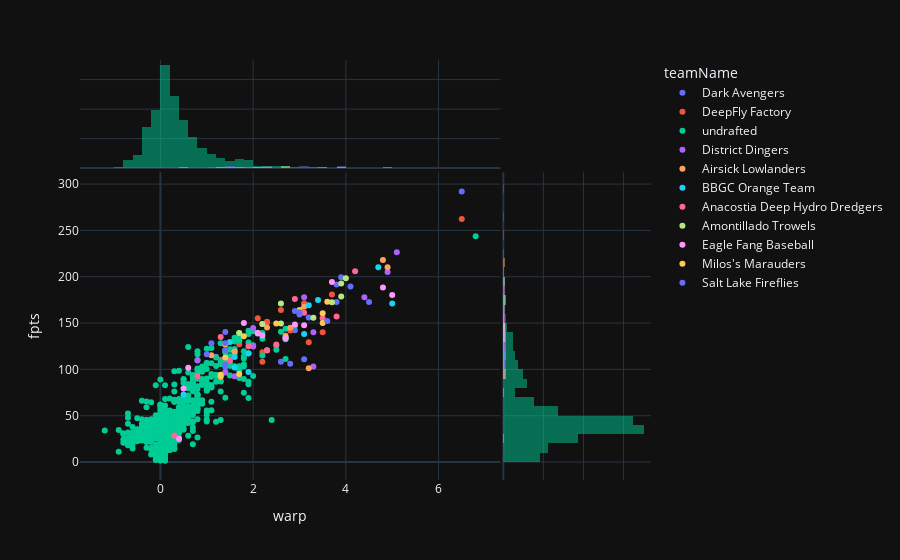

Notebook source saved alongside this figure:
### Markdown cell above
## Utility (UT)

### Code cell
df_pos = df_league[~(df_league.pos_hit.isna())]
fig = px.scatter(
    df_pos,
    x="warp",
    y="fpts",
    color="teamName",
    # color = "pa",
    hover_data=["first_name", "last_name", "fantraxid"],
    marginal_x="histogram",
    marginal_y="histogram",
)
fig.show()

### Figure 1 — Plotly figure (JSON) as saved in the notebook; plotly's stock layout.template omitted (floating-point values rounded to 4 significant figures; data arrays with more than 128 entries replaced by an {"elided": "..."} marker saying what was removed)
{"data": [{"customdata": [["Shohei", "Ohtani", "02yc4"], ["Kyle", "Tucker", "03pir"], ["Pete", "Alonso", "041pz"], ["Luis", "Arraez", "03mew"], ["Manny", "Machado", "01svq"], ["Xander", "Bogaerts", "025gb"], ["Carlos", "Correa", "02i2q"], ["Anthony", "Santander", "02w16"], ["Jordan", "Walker", "05gbf"], ["J.T.", "Realmuto", "025i9"], ["Jonah", "Heim", "031b2"], ["Austin", "Hays", "041qs"]], "hovertemplate": "teamName=Dark Avengers<br>warp=%{x}<br>fpts=%{y}<br>first_name=%{customdata[0]}<br>last_name=%{customdata[1]}<br>fantraxid=%{customdata[2]}<extra></extra>", "legendgroup": "Dark Avengers", "marker": {"color": "#636efa", "symbol": "circle"}, "mode": "markers", "name": "Dark Avengers", "orientation": "v", "showlegend": true, "type": "scatter", "x": [6.5, 3.9, 3.8, 4.1, 3.8, 3.2, 2.9, 1.4, 1.2, 2.6, 2.8, 1.4], "xaxis": "x", "y": [292.1, 199.5, 191.8, 189.5, 172.8, 156, 142.2, 140.2, 113.8, 108.2, 106, 102.5], "yaxis": "y"}, {"alignmentgroup": "True", "bingroup": "x", "hovertemplate": "teamName=Dark Avengers<br>warp=%{x}<br>count=%{y}<extra></extra>", "legendgroup": "Dark Avengers", "marker": {"color": "#636efa"}, "name": "Dark Avengers", "offsetgroup": "Dark Avengers", "opacity": 0.5, "showlegend": false, "type": "histogram", "x": [6.5, 3.9, 3.8, 4.1, 3.8, 3.2, 2.9, 1.4, 1.2, 2.6, 2.8, 1.4], "xaxis": "x3", "yaxis": "y3"}, {"alignmentgroup": "True", "bingroup": "y", "hovertemplate": "teamName=Dark Avengers<br>fpts=%{y}<br>count=%{x}<extra></extra>", "legendgroup": "Dark Avengers", "marker": {"color": "#636efa"}, "name": "Dark Avengers", "offsetgroup": "Dark Avengers", "opacity": 0.5, "showlegend": false, "type": "histogram", "xaxis": "x2", "y": [292.1, 199.5, 191.8, 189.5, 172.8, 156, 142.2, 140.2, 113.8, 108.2, 106, 102.5], "yaxis": "y2"}, {"customdata": [["Juan", "Soto", "03ynj"], ["Marcus", "Semien", "02bu9"], ["Bryce", "Harper", "01fh9"], ["Christian", "Walker", "02mw3"], ["TJ", "Friedl", "045gu"], ["Max", "Muncy", "02mzg"], ["Josh", "Naylor", "03pjd"], ["Randy", "Arozarena", "040b5"], ["Dansby", "Swanson", "03ae8"], ["Willy", "Adames", "03atq"], ["Nolan", "Jones", "041q6"], ["Matt", "McLain", "04pks"], ["Jake", "Burger", "04azv"], ["Josh", "Lowe", "041ah"], ["Trevor", "Story", "02bqh"]], "hovertemplate": "teamName=DeepFly Factory<br>warp=%{x}<br>fpts=%{y}<br>first_name=%{customdata[0]}<br>last_name=%{customdata[1]}<br>fantraxid=%{customdata[2]}<extra></extra>", "legendgroup": "DeepFly Factory", "marker": {"color": "#EF553B", "symbol": "circle"}, "mode": "markers", "name": "DeepFly Factory", "orientation": "v", "showlegend": true, "type": "scatter", "x": [6.5, 3.7, 3.1, 2.6, 2.1, 2.3, 2.3, 2.8, 3.5, 3.2, 1.7, 2.2, 1.3, 2.2, 1], "xaxis": "x", "y": [262.2, 180.8, 171.5, 164, 155.2, 151.5, 150.5, 142, 140, 129.2, 127, 118.5, 110.5, 108.2, 106.2], "yaxis": "y"}, {"alignmentgroup": "True", "bingroup": "x", "hovertemplate": "teamName=DeepFly Factory<br>warp=%{x}<br>count=%{y}<extra></extra>", "legendgroup": "DeepFly Factory", "marker": {"color": "#EF553B"}, "name": "DeepFly Factory", "offsetgroup": "DeepFly Factory", "opacity": 0.5, "showlegend": false, "type": "histogram", "x": [6.5, 3.7, 3.1, 2.6, 2.1, 2.3, 2.3, 2.8, 3.5, 3.2, 1.7, 2.2, 1.3, 2.2, 1], "xaxis": "x3", "yaxis": "y3"}, {"alignmentgroup": "True", "bingroup": "y", "hovertemplate": "teamName=DeepFly Factory<br>fpts=%{y}<br>count=%{x}<extra></extra>", "legendgroup": "DeepFly Factory", "marker": {"color": "#EF553B"}, "name": "DeepFly Factory", "offsetgroup": "DeepFly Factory", "opacity": 0.5, "showlegend": false, "type": "histogram", "xaxis": "x2", "y": [262.2, 180.8, 171.5, 164, 155.2, 151.5, 150.5, 142, 140, 129.2, 127, 118.5, 110.5, 108.2, 106.2], "yaxis": "y2"}, {"customdata": {"elided": "769x3 str values"}, "hovertemplate": "teamName=undrafted<br>warp=%{x}<br>fpts=%{y}<br>first_name=%{customdata[0]}<br>last_name=%{customdata[1]}<br>fantraxid=%{customdata[2]}<extra></extra>", "legendgroup": "undrafted", "marker": {"color": "#00cc96", "symbol": "circle"}, "mode": "markers", "name": "undrafted", "orientation": "v", "showlegend": true, "type": "scatter", "x": {"elided": "769 float values"}, "xaxis": "x", "y": {"elided": "769 float values"}, "yaxis": "y"}, {"alignmentgroup": "True", "bingroup": "x", "hovertemplate": "teamName=undrafted<br>warp=%{x}<br>count=%{y}<extra></extra>", "legendgroup": "undrafted", "marker": {"color": "#00cc96"}, "name": "undrafted", "offsetgroup": "undrafted", "opacity": 0.5, "showlegend": false, "type": "histogram", "x": {"elided": "769 float values"}, "xaxis": "x3", "yaxis": "y3"}, {"alignmentgroup": "True", "bingroup": "y", "hovertemplate": "teamName=undrafted<br>fpts=%{y}<br>count=%{x}<extra></extra>", "legendgroup": "undrafted", "marker": {"color": "#00cc96"}, "name": "undrafted", "offsetgroup": "undrafted", "opacity": 0.5, "showlegend": false, "type": "histogram", "xaxis": "x2", "y": {"elided": "769 float values"}, "yaxis": "y2"}, {"customdata": [["Mookie", "Betts", "02btf"], ["Yordan", "Alvarez", "04355"], ["Corey", "Seager", "02mw6"], ["Yandy", "Díaz", "03m6o"], ["George", "Springer", "025he"], ["Nico", "Hoerner", "04pkr"], ["Jazz", "Chisholm", "045qo"], ["Christian", "Encarnacion-Strand", "05xor"], ["Eloy", "Jiménez", "030ud"], ["Nick", "Castellanos", "01uc9"], ["Francisco", "Alvarez", "04qnc"], ["Josh", "Jung", "04y44"], ["Yainer", "Diaz", "0524l"]], "hovertemplate": "teamName=District Dingers<br>warp=%{x}<br>fpts=%{y}<br>first_name=%{customdata[0]}<br>last_name=%{customdata[1]}<br>fantraxid=%{customdata[2]}<extra></extra>", "legendgroup": "District Dingers", "marker": {"color": "#ab63fa", "symbol": "circle"}, "mode": "markers", "name": "District Dingers", "orientation": "v", "showlegend": true, "type": "scatter", "x": [5.1, 4.9, 4.4, 3.1, 2.2, 2, 3.3, 1.4, 2, 0.8, 3.3, 1.4, 1.6], "xaxis": "x", "y": [226.5, 205, 177.8, 177.8, 149, 144.8, 140, 127, 124.8, 109.5, 103.2, 96.75, 92.5], "yaxis": "y"}, {"alignmentgroup": "True", "bingroup": "x", "hovertemplate": "teamName=District Dingers<br>warp=%{x}<br>count=%{y}<extra></extra>", "legendgroup": "District Dingers", "marker": {"color": "#ab63fa"}, "name": "District Dingers", "offsetgroup": "District Dingers", "opacity": 0.5, "showlegend": false, "type": "histogram", "x": [5.1, 4.9, 4.4, 3.1, 2.2, 2, 3.3, 1.4, 2, 0.8, 3.3, 1.4, 1.6], "xaxis": "x3", "yaxis": "y3"}, {"alignmentgroup": "True", "bingroup": "y", "hovertemplate": "teamName=District Dingers<br>fpts=%{y}<br>count=%{x}<extra></extra>", "legendgroup": "District Dingers", "marker": {"color": "#ab63fa"}, "name": "District Dingers", "offsetgroup": "District Dingers", "opacity": 0.5, "showlegend": false, "type": "histogram", "xaxis": "x2", "y": [226.5, 205, 177.8, 177.8, 149, 144.8, 140, 127, 124.8, 109.5, 103.2, 96.75, 92.5], "yaxis": "y2"}, {"customdata": [["Matt", "Olson", "02mwm"], ["Aaron", "Judge", "02z0s"], ["Francisco", "Lindor", "02611"], ["Marcell", "Ozuna", "01usi"], ["Luis", "Robert", "047l7"], ["Ha-Seong", "Kim", "05ajg"], ["Royce", "Lewis", "04aeb"], ["Luis", "Rengifo", "03avk"], ["Jarren", "Duran", "04pst"], ["Lane", "Thomas", "03dei"], ["Cal", "Raleigh", "04my4"]], "hovertemplate": "teamName=Airsick Lowlanders<br>warp=%{x}<br>fpts=%{y}<br>first_name=%{customdata[0]}<br>last_name=%{customdata[1]}<br>fantraxid=%{customdata[2]}<extra></extra>", "legendgroup": "Airsick Lowlanders", "marker": {"color": "#FFA15A", "symbol": "circle"}, "mode": "markers", "name": "Airsick Lowlanders", "orientation": "v", "showlegend": true, "type": "scatter", "x": [4.8, 4.9, 3.1, 2.3, 2.8, 2.7, 2.3, 1.6, 1.6, 1.1, 3.2], "xaxis": "x", "y": [218, 210.2, 167.5, 145.2, 145, 136.2, 120.8, 119.2, 119, 115.2, 101.2], "yaxis": "y"}, {"alignmentgroup": "True", "bingroup": "x", "hovertemplate": "teamName=Airsick Lowlanders<br>warp=%{x}<br>count=%{y}<extra></extra>", "legendgroup": "Airsick Lowlanders", "marker": {"color": "#FFA15A"}, "name": "Airsick Lowlanders", "offsetgroup": "Airsick Lowlanders", "opacity": 0.5, "showlegend": false, "type": "histogram", "x": [4.8, 4.9, 3.1, 2.3, 2.8, 2.7, 2.3, 1.6, 1.6, 1.1, 3.2], "xaxis": "x3", "yaxis": "y3"}, {"alignmentgroup": "True", "bingroup": "y", "hovertemplate": "teamName=Airsick Lowlanders<br>fpts=%{y}<br>count=%{x}<extra></extra>", "legendgroup": "Airsick Lowlanders", "marker": {"color": "#FFA15A"}, "name": "Airsick Lowlanders", "offsetgroup": "Airsick Lowlanders", "opacity": 0.5, "showlegend": false, "type": "histogram", "xaxis": "x2", "y": [218, 210.2, 167.5, 145.2, 145, 136.2, 120.8, 119.2, 119, 115.2, 101.2], "yaxis": "y2"}, {"customdata": [["José", "Ramírez", "01ub6"], ["Paul", "Goldschmidt", "01ual"], ["Adley", "Rutschman", "04q2n"], ["Ketel", "Marte", "0326s"], ["Gunnar", "Henderson", "050w9"], ["Cedric", "Mullins", "03qr0"], ["Rhys", "Hoskins", "03de9"], ["Chas", "McCormick", "04esz"], ["CJ", "Abrams", "04qk8"], ["Jackson", "Holliday", "05ybv"], ["James", "Outman", "04psu"], ["Jackson", "Chourio", "05m1e"]], "hovertemplate": "teamName=BBGC Orange Team<br>warp=%{x}<br>fpts=%{y}<br>first_name=%{customdata[0]}<br>last_name=%{customdata[1]}<br>fantraxid=%{customdata[2]}<extra></extra>", "legendgroup": "BBGC Orange Team", "marker": {"color": "#19d3f3", "symbol": "circle"}, "mode": "markers", "name": "BBGC Orange Team", "orientation": "v", "showlegend": true, "type": "scatter", "x": [4.7, 3.4, 5, 3.2, 3.1, 2.7, 1.5, 1.9, 1.6, 1.6, 1.9, 0.5], "xaxis": "x", "y": [210.2, 175, 171, 169.2, 138.2, 132.5, 129.5, 117.2, 113.2, 102, 97.25, 73], "yaxis": "y"}, {"alignmentgroup": "True", "bingroup": "x", "hovertemplate": "teamName=BBGC Orange Team<br>warp=%{x}<br>count=%{y}<extra></extra>", "legendgroup": "BBGC Orange Team", "marker": {"color": "#19d3f3"}, "name": "BBGC Orange Team", "offsetgroup": "BBGC Orange Team", "opacity": 0.5, "showlegend": false, "type": "histogram", "x": [4.7, 3.4, 5, 3.2, 3.1, 2.7, 1.5, 1.9, 1.6, 1.6, 1.9, 0.5], "xaxis": "x3", "yaxis": "y3"}, {"alignmentgroup": "True", "bingroup": "y", "hovertemplate": "teamName=BBGC Orange Team<br>fpts=%{y}<br>count=%{x}<extra></extra>", "legendgroup": "BBGC Orange Team", "marker": {"color": "#19d3f3"}, "name": "BBGC Orange Team", "offsetgroup": "BBGC Orange Team", "opacity": 0.5, "showlegend": false, "type": "histogram", "xaxis": "x2", "y": [210.2, 175, 171, 169.2, 138.2, 132.5, 129.5, 117.2, 113.2, 102, 97.25, 73], "yaxis": "y2"}, {"customdata": [["Freddie", "Freeman", "01cgo"], ["Kyle", "Schwarber", "03cag"], ["Nolan", "Arenado", "01sy3"], ["Mike", "Trout", "01s8u"], ["Trea", "Turner", "02c68"], ["Spencer", "Steer", "0512e"], ["Michael", "Harris", "0512v"], ["Bryson", "Stott", "04p10"], ["William", "Contreras", "03yrz"], ["Riley", "Greene", "04nb2"], ["Anthony", "Volpe", "04y9p"], ["Junior", "Caminero", "05xch"]], "hovertemplate": "teamName=Anacostia Deep Hydro Dredgers<br>warp=%{x}<br>fpts=%{y}<br>first_name=%{customdata[0]}<br>last_name=%{customdata[1]}<br>fantraxid=%{customdata[2]}<extra></extra>", "legendgroup": "Anacostia Deep Hydro Dredgers", "marker": {"color": "#FF6692", "symbol": "circle"}, "mode": "markers", "name": "Anacostia Deep Hydro Dredgers", "orientation": "v", "showlegend": true, "type": "scatter", "x": [4.2, 2.9, 3.1, 3.8, 3.5, 1.3, 2.5, 1.9, 2.3, 1.5, 0.8, 0.3], "xaxis": "x", "y": [206, 176, 161.2, 157, 155.2, 135, 126.8, 125, 120.5, 109.5, 92.75, 28.5], "yaxis": "y"}, {"alignmentgroup": "True", "bingroup": "x", "hovertemplate": "teamName=Anacostia Deep Hydro Dredgers<br>warp=%{x}<br>count=%{y}<extra></extra>", "legendgroup": "Anacostia Deep Hydro Dredgers", "marker": {"color": "#FF6692"}, "name": "Anacostia Deep Hydro Dredgers", "offsetgroup": "Anacostia Deep Hydro Dredgers", "opacity": 0.5, "showlegend": false, "type": "histogram", "x": [4.2, 2.9, 3.1, 3.8, 3.5, 1.3, 2.5, 1.9, 2.3, 1.5, 0.8, 0.3], "xaxis": "x3", "yaxis": "y3"}, {"alignmentgroup": "True", "bingroup": "y", "hovertemplate": "teamName=Anacostia Deep Hydro Dredgers<br>fpts=%{y}<br>count=%{x}<extra></extra>", "legendgroup": "Anacostia Deep Hydro Dredgers", "marker": {"color": "#FF6692"}, "name": "Anacostia Deep Hydro Dredgers", "offsetgroup": "Anacostia Deep Hydro Dredgers", "opacity": 0.5, "showlegend": false, "type": "histogram", "xaxis": "x2", "y": [206, 176, 161.2, 157, 155.2, 135, 126.8, 125, 120.5, 109.5, 92.75, 28.5], "yaxis": "y2"}, {"customdata": [["Alex", "Bregman", "02w7p"], ["Vladimir", "Guerrero", "03ojr"], ["Steven", "Kwan", "04pr1"], ["Brandon", "Nimmo", "02bq2"], ["Masataka", "Yoshida", "05rc3"], ["J.P.", "Crawford", "0310z"], ["Isaac", "Paredes", "04071"], ["Jeff", "McNeil", "0317o"], ["LaMonte", "Wade", "03qo2"], ["Willson", "Contreras", "03oh0"]], "hovertemplate": "teamName=Amontillado Trowels<br>warp=%{x}<br>fpts=%{y}<br>first_name=%{customdata[0]}<br>last_name=%{customdata[1]}<br>fantraxid=%{customdata[2]}<extra></extra>", "legendgroup": "Amontillado Trowels", "marker": {"color": "#B6E880", "symbol": "circle"}, "mode": "markers", "name": "Amontillado Trowels", "orientation": "v", "showlegend": true, "type": "scatter", "x": [4, 3.9, 3.9, 3.7, 2.6, 3.3, 2.6, 2.2, 1.7, 2.7], "xaxis": "x", "y": [198.5, 192.8, 178.8, 172.5, 171.2, 155.8, 149.5, 149, 139.2, 134.2], "yaxis": "y"}, {"alignmentgroup": "True", "bingroup": "x", "hovertemplate": "teamName=Amontillado Trowels<br>warp=%{x}<br>count=%{y}<extra></extra>", "legendgroup": "Amontillado Trowels", "marker": {"color": "#B6E880"}, "name": "Amontillado Trowels", "offsetgroup": "Amontillado Trowels", "opacity": 0.5, "showlegend": false, "type": "histogram", "x": [4, 3.9, 3.9, 3.7, 2.6, 3.3, 2.6, 2.2, 1.7, 2.7], "xaxis": "x3", "yaxis": "y3"}, {"alignmentgroup": "True", "bingroup": "y", "hovertemplate": "teamName=Amontillado Trowels<br>fpts=%{y}<br>count=%{x}<extra></extra>", "legendgroup": "Amontillado Trowels", "marker": {"color": "#B6E880"}, "name": "Amontillado Trowels", "offsetgroup": "Amontillado Trowels", "opacity": 0.5, "showlegend": false, "type": "histogram", "xaxis": "x2", "y": [198.5, 192.8, 178.8, 172.5, 171.2, 155.8, 149.5, 149, 139.2, 134.2], "yaxis": "y2"}, {"customdata": [["Rafael", "Devers", "030uc"], ["Fernando", "Tatis", "03zbh"], ["Corbin", "Carroll", "04y4e"], ["Triston", "Casas", "04de1"], ["Gleyber", "Torres", "031t0"], ["Will", "Smith", "042sz"], ["Vinnie", "Pasquantino", "05184"], ["Jorge", "Soler", "02i11"], ["Adolis", "García", "04aq4"], ["Andrés", "Giménez", "03pzn"], ["Oneil", "Cruz", "03zlh"], ["Wyatt", "Langford", "060pm"], ["Colton", "Cowser", "05ras"]], "hovertemplate": "teamName=Eagle Fang Baseball<br>warp=%{x}<br>fpts=%{y}<br>first_name=%{customdata[0]}<br>last_name=%{customdata[1]}<br>fantraxid=%{customdata[2]}<extra></extra>", "legendgroup": "Eagle Fang Baseball", "marker": {"color": "#FF97FF", "symbol": "circle"}, "mode": "markers", "name": "Eagle Fang Baseball", "orientation": "v", "showlegend": true, "type": "scatter", "x": [3.7, 4.8, 5, 1.8, 2.9, 3.1, 2.1, 2.1, 2.2, 2.7, 0.6, 0.5, 0.4], "xaxis": "x", "y": [194.2, 188.5, 180.2, 150, 148.5, 147.8, 139.2, 138.8, 136.5, 133.8, 101.8, 79.25, 25], "yaxis": "y"}, {"alignmentgroup": "True", "bingroup": "x", "hovertemplate": "teamName=Eagle Fang Baseball<br>warp=%{x}<br>count=%{y}<extra></extra>", "legendgroup": "Eagle Fang Baseball", "marker": {"color": "#FF97FF"}, "name": "Eagle Fang Baseball", "offsetgroup": "Eagle Fang Baseball", "opacity": 0.5, "showlegend": false, "type": "histogram", "x": [3.7, 4.8, 5, 1.8, 2.9, 3.1, 2.1, 2.1, 2.2, 2.7, 0.6, 0.5, 0.4], "xaxis": "x3", "yaxis": "y3"}, {"alignmentgroup": "True", "bingroup": "y", "hovertemplate": "teamName=Eagle Fang Baseball<br>fpts=%{y}<br>count=%{x}<extra></extra>", "legendgroup": "Eagle Fang Baseball", "marker": {"color": "#FF97FF"}, "name": "Eagle Fang Baseball", "offsetgroup": "Eagle Fang Baseball", "opacity": 0.5, "showlegend": false, "type": "histogram", "xaxis": "x2", "y": [194.2, 188.5, 180.2, 150, 148.5, 147.8, 139.2, 138.8, 136.5, 133.8, 101.8, 79.25, 25], "yaxis": "y2"}, {"customdata": [["Jose", "Altuve", "024m0"], ["Bobby", "Witt", "04lgp"], ["Bryan", "Reynolds", "03e5m"], ["Julio", "Rodríguez", "04fhb"], ["Christian", "Yelich", "025dn"], ["Cody", "Bellinger", "03120"], ["Alec", "Bohm", "04mn5"], ["Elly", "De La Cruz", "05udp"], ["Evan", "Carter", "05mdt"], ["Mitch", "Garver", "031cd"], ["Esteury", "Ruiz", "0406v"]], "hovertemplate": "teamName=Milos's Marauders<br>warp=%{x}<br>fpts=%{y}<br>first_name=%{customdata[0]}<br>last_name=%{customdata[1]}<br>fantraxid=%{customdata[2]}<extra></extra>", "legendgroup": "Milos's Marauders", "marker": {"color": "#FECB52", "symbol": "circle"}, "mode": "markers", "name": "Milos's Marauders", "orientation": "v", "showlegend": true, "type": "scatter", "x": [3.6, 3, 3.5, 3.5, 2.5, 1.8, 1.4, 1.4, 1.7, 1.3, 1.3], "xaxis": "x", "y": [173, 164, 160.5, 150, 149.5, 135.8, 127, 112.8, 95, 94.25, 92], "yaxis": "y"}, {"alignmentgroup": "True", "bingroup": "x", "hovertemplate": "teamName=Milos's Marauders<br>warp=%{x}<br>count=%{y}<extra></extra>", "legendgroup": "Milos's Marauders", "marker": {"color": "#FECB52"}, "name": "Milos's Marauders", "offsetgroup": "Milos's Marauders", "opacity": 0.5, "showlegend": false, "type": "histogram", "x": [3.6, 3, 3.5, 3.5, 2.5, 1.8, 1.4, 1.4, 1.7, 1.3, 1.3], "xaxis": "x3", "yaxis": "y3"}, {"alignmentgroup": "True", "bingroup": "y", "hovertemplate": "teamName=Milos's Marauders<br>fpts=%{y}<br>count=%{x}<extra></extra>", "legendgroup": "Milos's Marauders", "marker": {"color": "#FECB52"}, "name": "Milos's Marauders", "offsetgroup": "Milos's Marauders", "opacity": 0.5, "showlegend": false, "type": "histogram", "xaxis": "x2", "y": [173, 164, 160.5, 150, 149.5, 135.8, 127, 112.8, 95, 94.25, 92], "yaxis": "y2"}, {"customdata": [["Austin", "Riley", "03pom"], ["Ian", "Happ", "03nmw"], ["Seiya", "Suzuki", "04b02"], ["Ozzie", "Albies", "03fi0"], ["Bo", "Bichette", "041qb"], ["Jeimer", "Candelario", "027fx"], ["Spencer", "Torkelson", "04yk2"], ["Thairo", "Estrada", "03aay"], ["Salvador", "Perez", "01u75"], ["Sean", "Murphy", "03aoy"], ["Teoscar", "Hernández", "02xic"]], "hovertemplate": "teamName=Salt Lake Fireflies<br>warp=%{x}<br>fpts=%{y}<br>first_name=%{customdata[0]}<br>last_name=%{customdata[1]}<br>fantraxid=%{customdata[2]}<extra></extra>", "legendgroup": "Salt Lake Fireflies", "marker": {"color": "#636efa", "symbol": "circle"}, "mode": "markers", "name": "Salt Lake Fireflies", "orientation": "v", "showlegend": true, "type": "scatter", "x": [4.5, 2.9, 3, 3, 3.6, 1.4, 1.1, 1.4, 1, 3.1, 1.4], "xaxis": "x", "y": [172.8, 163, 161.8, 159.2, 152.2, 128.2, 128.2, 121, 116.2, 111, 105.2], "yaxis": "y"}, {"alignmentgroup": "True", "bingroup": "x", "hovertemplate": "teamName=Salt Lake Fireflies<br>warp=%{x}<br>count=%{y}<extra></extra>", "legendgroup": "Salt Lake Fireflies", "marker": {"color": "#636efa"}, "name": "Salt Lake Fireflies", "offsetgroup": "Salt Lake Fireflies", "opacity": 0.5, "showlegend": false, "type": "histogram", "x": [4.5, 2.9, 3, 3, 3.6, 1.4, 1.1, 1.4, 1, 3.1, 1.4], "xaxis": "x3", "yaxis": "y3"}, {"alignmentgroup": "True", "bingroup": "y", "hovertemplate": "teamName=Salt Lake Fireflies<br>fpts=%{y}<br>count=%{x}<extra></extra>", "legendgroup": "Salt Lake Fireflies", "marker": {"color": "#636efa"}, "name": "Salt Lake Fireflies", "offsetgroup": "Salt Lake Fireflies", "opacity": 0.5, "showlegend": false, "type": "histogram", "xaxis": "x2", "y": [172.8, 163, 161.8, 159.2, 152.2, 128.2, 128.2, 121, 116.2, 111, 105.2], "yaxis": "y2"}], "layout": {"barmode": "overlay", "legend": {"title": {"text": "teamName"}, "tracegroupgap": 0}, "margin": {"t": 60}, "xaxis": {"anchor": "y", "domain": [0, 0.7363], "title": {"text": "warp"}}, "xaxis2": {"anchor": "y2", "domain": [0.7413, 1], "matches": "x2", "showgrid": true, "showline": false, "showticklabels": false, "ticks": ""}, "xaxis3": {"anchor": "y3", "domain": [0, 0.7363], "matches": "x", "showgrid": true, "showticklabels": false}, "xaxis4": {"anchor": "y4", "domain": [0.7413, 1], "matches": "x2", "showgrid": true, "showline": false, "showticklabels": false, "ticks": ""}, "yaxis": {"anchor": "x", "domain": [0, 0.7326], "title": {"text": "fpts"}}, "yaxis2": {"anchor": "x2", "domain": [0, 0.7326], "matches": "y", "showgrid": true, "showticklabels": false}, "yaxis3": {"anchor": "x3", "domain": [0.7426, 1], "matches": "y3", "showgrid": true, "showline": false, "showticklabels": false, "ticks": ""}, "yaxis4": {"anchor": "x4", "domain": [0.7426, 1], "matches": "y3", "showgrid": true, "showline": false, "showticklabels": false, "ticks": ""}}}
